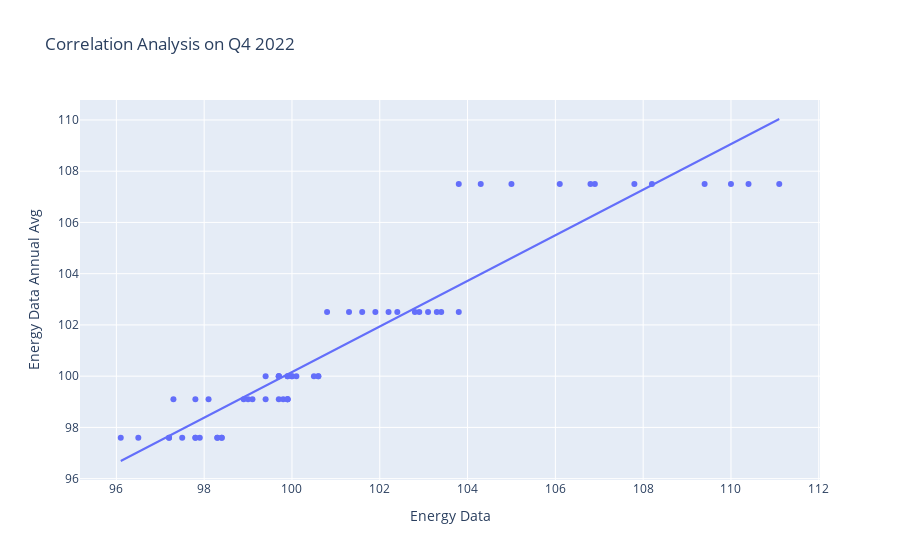

Notebook cell for this chart:
### Code cell
# Merge data from cpi_sp_energy_data_df and cpi_sp_energy_data_annual_avg_df
merged_df = pd.merge(cpi_sp_energy_data_df, cpi_sp_energy_data_annual_avg_df, on="year")

# Scatter plot for correlation analysis
fig = px.scatter(merged_df, x="overall_index_excluding_energy_x", y="overall_index_excluding_energy_y",
                trendline="ols", labels={"overall_index_excluding_energy_x": "Energy Data",
                                        "overall_index_excluding_energy_y": "Energy Data Annual Avg"},
                title="Correlation Analysis on Q4 2022")
fig.show()

### Figure 1 — Plotly figure (JSON) as saved in the notebook; plotly's stock layout.template omitted (floating-point values rounded to 4 significant figures)
{"data": [{"hovertemplate": "Energy Data=%{x}<br>Energy Data Annual Avg=%{y}<extra></extra>", "legendgroup": "", "marker": {"color": "#636efa", "symbol": "circle"}, "mode": "markers", "name": "", "orientation": "v", "showlegend": false, "type": "scatter", "x": [111.1, 110.4, 110, 109.4, 108.2, 107.8, 106.9, 106.8, 106.1, 105, 104.3, 103.8, 103.8, 103.4, 103.3, 103.1, 102.9, 102.8, 102.4, 102.2, 101.9, 101.6, 101.3, 100.8, 100, 99.9, 100, 99.9, 99.7, 99.7, 100.6, 100.6, 100.5, 100.1, 99.7, 99.4, 99.7, 99.1, 99.9, 99.8, 99.9, 99.9, 99.4, 99, 98.9, 98.1, 97.8, 97.3, 97.9, 97.5, 98.4, 98.4, 98.3, 98.3, 97.8, 97.8, 97.2, 97.2, 96.5, 96.1], "xaxis": "x", "y": [107.5, 107.5, 107.5, 107.5, 107.5, 107.5, 107.5, 107.5, 107.5, 107.5, 107.5, 107.5, 102.5, 102.5, 102.5, 102.5, 102.5, 102.5, 102.5, 102.5, 102.5, 102.5, 102.5, 102.5, 100, 100, 100, 100, 100, 100, 100, 100, 100, 100, 100, 100, 99.1, 99.1, 99.1, 99.1, 99.1, 99.1, 99.1, 99.1, 99.1, 99.1, 99.1, 99.1, 97.6, 97.6, 97.6, 97.6, 97.6, 97.6, 97.6, 97.6, 97.6, 97.6, 97.6, 97.6], "yaxis": "y"}, {"hovertemplate": "<b>OLS trendline</b><br>overall_index_excluding_energy_y = 0.889859 * overall_index_excluding_energy_x + 11.1736<br>R<sup>2</sup>=0.887640<br><br>Energy Data=%{x}<br>Energy Data Annual Avg=%{y} <b>(trend)</b><extra></extra>", "legendgroup": "", "marker": {"color": "#636efa", "symbol": "circle"}, "mode": "lines", "name": "", "showlegend": false, "type": "scatter", "x": [96.1, 96.5, 97.2, 97.2, 97.3, 97.5, 97.8, 97.8, 97.8, 97.9, 98.1, 98.3, 98.3, 98.4, 98.4, 98.9, 99, 99.1, 99.4, 99.4, 99.7, 99.7, 99.7, 99.7, 99.8, 99.9, 99.9, 99.9, 99.9, 99.9, 100, 100, 100.1, 100.5, 100.6, 100.6, 100.8, 101.3, 101.6, 101.9, 102.2, 102.4, 102.8, 102.9, 103.1, 103.3, 103.4, 103.8, 103.8, 104.3, 105, 106.1, 106.8, 106.9, 107.8, 108.2, 109.4, 110, 110.4, 111.1], "xaxis": "x", "y": [96.69, 97.04, 97.67, 97.67, 97.76, 97.93, 98.2, 98.2, 98.2, 98.29, 98.47, 98.65, 98.65, 98.74, 98.74, 99.18, 99.27, 99.36, 99.63, 99.63, 99.89, 99.89, 99.89, 99.89, 99.98, 100.1, 100.1, 100.1, 100.1, 100.1, 100.2, 100.2, 100.2, 100.6, 100.7, 100.7, 100.9, 101.3, 101.6, 101.9, 102.1, 102.3, 102.7, 102.7, 102.9, 103.1, 103.2, 103.5, 103.5, 104.0, 104.6, 105.6, 106.2, 106.3, 107.1, 107.5, 108.5, 109.1, 109.4, 110.0], "yaxis": "y"}], "layout": {"legend": {"tracegroupgap": 0}, "title": {"text": "Correlation Analysis on Q4 2022"}, "xaxis": {"anchor": "y", "domain": [0, 1], "title": {"text": "Energy Data"}}, "yaxis": {"anchor": "x", "domain": [0, 1], "title": {"text": "Energy Data Annual Avg"}}}}
